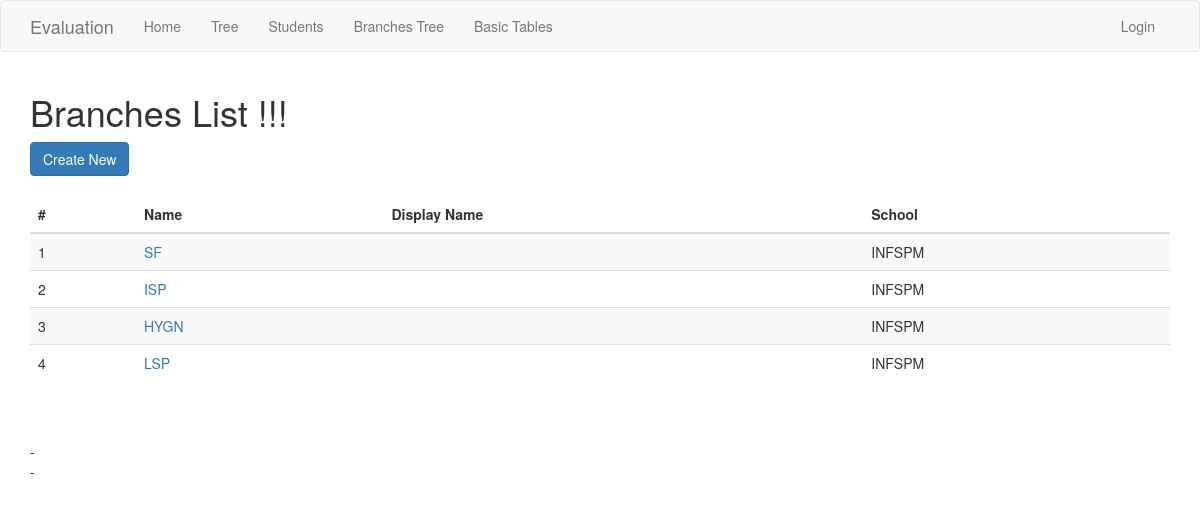
Page /branch/index/ on the earlier database version.
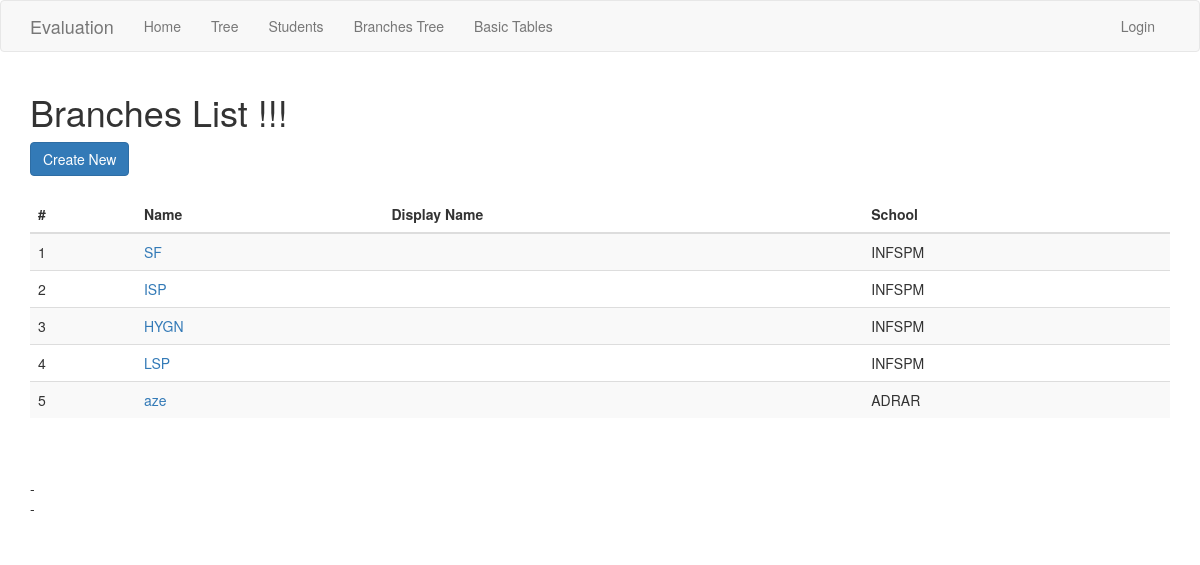
Same page on the later database version.
### app/models.py (models this page shows, shortened)
class Branch(db.Model):
    id = db.Column(db.Integer, primary_key=True)
    name = db.Column(db.String(100), index=True, unique=True)
    description = db.Column(db.String(150))
    school_id = db.Column(db.Integer, db.ForeignKey('school.id'))
    students = db.relationship('Student', backref='branch')
    semesters = db.relationship('Semester', backref='branch')
    promos = db.relationship('Promo', backref='branch')

class School(db.Model):
    id = db.Column(db.Integer, primary_key=True)
    name = db.Column(db.String(100), index=True, unique=True)
    description = db.Column(db.String(150))
    branches = db.relationship('Branch', backref='school')

### app/routesBT.py (the view)
@app.route('/branch/')
@app.route('/branch/index/')
@register_breadcrumb(app, '.basic.branch', 'Branches')
def branch_index():
    branches = Branch.query.order_by(Branch.school_id).all()
    return render_template('basic-forms/branch-index.html', title='Branches List', branches=branches)

### app/templates/basic-forms/branch-index.html (shortened to what this page needs)
{% extends "base.html" %}
{% block app_content %}
  <h1>Branches List !!!</h1>
  <div>
      <a class="btn btn-primary" href="{{ url_for('branch_create') }}">Create New</a>
  </div>
  <div>
      <table class="table table-striped">
      <thead>
        <tr>
          <th scope="col">#</th>
          <th scope="col">Name</th>
          <th scope="col">Display Name</th>
          <th scope="col">School</th>
        </tr>
      </thead>
      <tbody>
      {% for branch in branches %}
        <tr>
          <td>{{loop.index}}</td>
          <td><a href="{{ url_for('branch_view', id=branch.id) }}">{{ branch.name }}</a></td>
          <td>{{ branch.display_name | replace("None", "") }}</td>
          <td>{{ branch.school.name | replace("None", "") }}</td>
        </tr>
      {% endfor %}
      </tbody>
    </table>
    - </br>
    - </br>
  </div>
{% endblock %}

Differences in the rows shown:
added Branch: name "aze", school.name "ADRAR"
